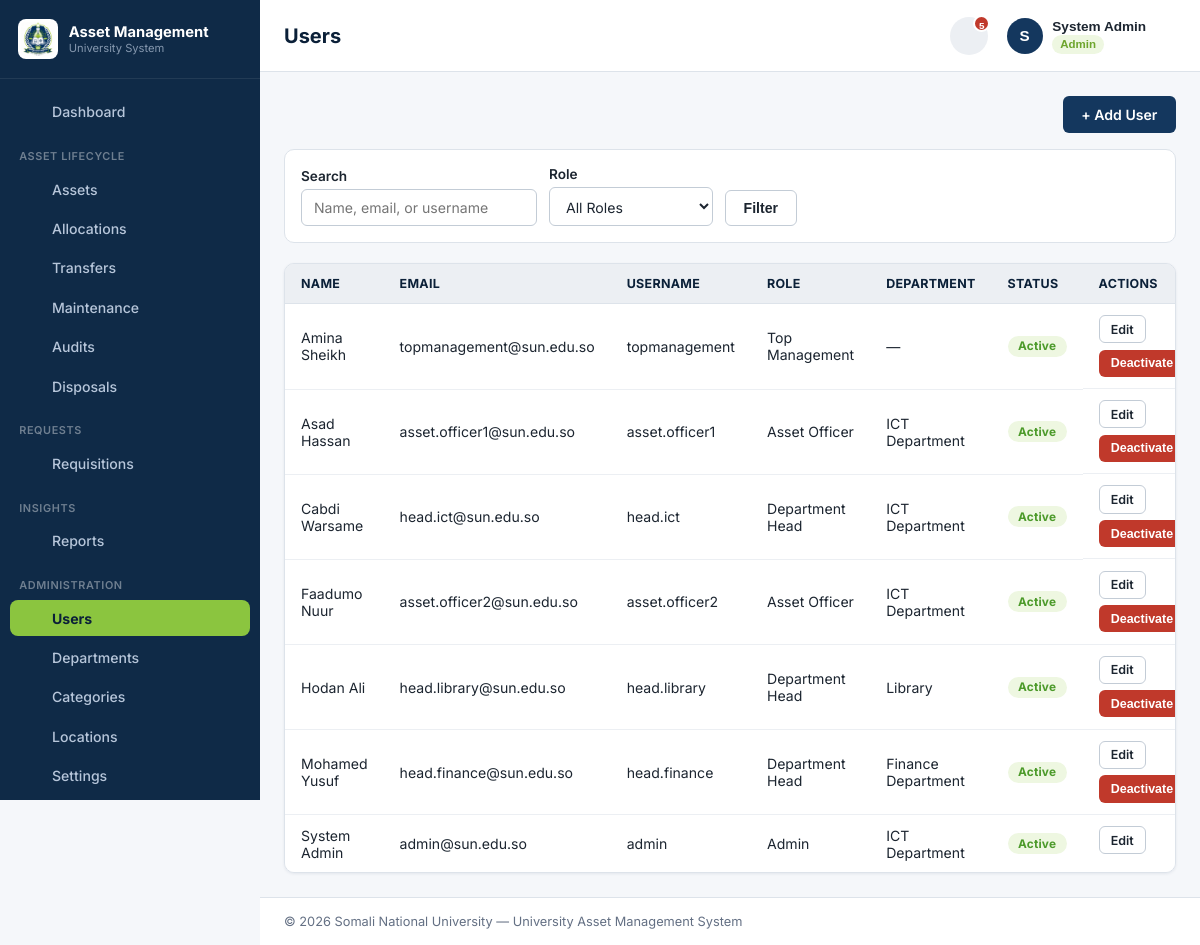
The app's page /modules/users/list.php (signed in) with its own data.
### tables this page shows
CREATE TABLE users (
    user_id        INT AUTO_INCREMENT PRIMARY KEY,
    name           VARCHAR(100) NOT NULL,
    email          VARCHAR(150) NOT NULL UNIQUE,
    username       VARCHAR(50) NOT NULL UNIQUE,
    profile_picture VARCHAR(255) NULL,
    password       VARCHAR(255) NOT NULL,
    role_id        INT NOT NULL,
    department_id  INT NULL,
    status         ENUM('active','inactive') NOT NULL DEFAULT 'active',
    created_at     TIMESTAMP NOT NULL DEFAULT CURRENT_TIMESTAMP,
    updated_at     TIMESTAMP NOT NULL DEFAULT CURRENT_TIMESTAMP ON UPDATE CURRENT_TIMESTAMP,
    CONSTRAINT fk_users_role FOREIGN KEY (role_id) REFERENCES roles(role_id)
        ON UPDATE CASCADE ON DELETE RESTRICT,
    CONSTRAINT fk_users_department FOREIGN KEY (department_id) REFERENCES departments(department_id)
        ON UPDATE CASCADE ON DELETE SET NULL
);

CREATE TABLE roles (
    role_id     INT AUTO_INCREMENT PRIMARY KEY,
    role_name   VARCHAR(50) NOT NULL UNIQUE,
    created_at  TIMESTAMP NOT NULL DEFAULT CURRENT_TIMESTAMP,
    updated_at  TIMESTAMP NOT NULL DEFAULT CURRENT_TIMESTAMP ON UPDATE CURRENT_TIMESTAMP
);

CREATE TABLE departments (
    department_id    INT AUTO_INCREMENT PRIMARY KEY,
    department_name  VARCHAR(100) NOT NULL,
    head_id           INT NULL,
    location          VARCHAR(150) NULL,
    created_at        TIMESTAMP NOT NULL DEFAULT CURRENT_TIMESTAMP,
    updated_at        TIMESTAMP NOT NULL DEFAULT CURRENT_TIMESTAMP ON UPDATE CURRENT_TIMESTAMP
);

### includes/i18n.php (called while the page is built, shortened)
<?php
function activeLanguage(): string
{
    return $GLOBALS['__lang'] ?? 'en';
}
function t(string $key): string
{
    static $strings = null;
    if ($strings === null) {
        $strings = require __DIR__ . '/i18n_strings.php';
    }
    $lang = activeLanguage();
    return $strings[$key][$lang] ?? $strings[$key]['en'] ?? $key;
}

### includes/bootstrap.php (called while the page is built, shortened)
<?php
require_once __DIR__ . '/../config/database.php';
require_once __DIR__ . '/auth.php';
require_once __DIR__ . '/functions.php';
require_once __DIR__ . '/i18n.php';
setActiveLanguage(getSetting($pdo, 'language', 'en'));

### includes/auth.php (called while the page is built, shortened)
<?php
function isLoggedIn(): bool
{
    return !empty($_SESSION['user_id']);
}
function currentUser(): ?array
{
    return [
        'user_id'        => $_SESSION['user_id'],
        'name'            => $_SESSION['name'],
        'email'            => $_SESSION['email'],
        'username'          => $_SESSION['username'] ?? null,
        'profile_picture'    => $_SESSION['profile_picture'] ?? null,
        'role_id'          => $_SESSION['role_id'],
        'role_name'         => $_SESSION['role_name'],
        'department_id'      => $_SESSION['department_id'],
        'department_name'     => $_SESSION['department_name'],
    ];
}
function hasRole(array $roles): bool
{
    return isLoggedIn() && in_array($_SESSION['role_name'], $roles, true);
}

### modules/users/list.php (the view, shortened to what this page needs)
<?php
require_once __DIR__ . '/../../includes/bootstrap.php';
$q      = clean($_GET['q'] ?? '');
$where  = [];
$params = [];
$whereSql = $where ? ('WHERE ' . implode(' AND ', $where)) : '';
$sql = "SELECT u.*, r.role_name, d.department_name
        FROM users u
        LEFT JOIN roles r ON r.role_id = u.role_id
        LEFT JOIN departments d ON d.department_id = u.department_id
        $whereSql
        ORDER BY u.name";
$stmt = $pdo->prepare($sql);
$stmt->execute($params);
$users = $stmt->fetchAll();
$pageTitle  = 'Users';
include __DIR__ . '/../../includes/layout/header.php';
?>
<div class="card-header">
    <a href="<?= APP_URL ?>/modules/users/add.php" class="btn btn-primary">+ Add User</a>
</div>
<form method="get" class="filter-bar">
    <div class="form-group">
        <label for="q">Search</label>
        <input type="search" id="q" name="q" placeholder="Name, email, or username" value="<?= e($q) ?>">
    </div>
    <div class="form-group">
        <label for="role_id">Role</label>
        <select id="role_id" name="role_id">
            <option value="">All Roles</option>
        </select>
    </div>
    <div class="form-group"><button type="submit" class="btn btn-outline">Filter</button></div>
</form>
<div class="table-wrap">
<table id="usersTable">
    <thead>
        <tr>
            <th data-sort>Name</th>
            <th data-sort>Email</th>
            <th data-sort>Username</th>
            <th data-sort>Role</th>
            <th data-sort>Department</th>
            <th data-sort>Status</th>
            <th class="no-sort">Actions</th>
        </tr>
    </thead>
    <tbody>
    <?php foreach ($users as $u): ?>
        <tr>
            <td><?= e($u['name']) ?></td>
            <td><?= e($u['email']) ?></td>
            <td><?= e($u['username']) ?></td>
            <td><?= e($u['role_name']) ?></td>
            <td><?= e($u['department_name'] ?? '—') ?></td>
            <td><?= statusBadge($u['status']) ?></td>
            <td class="table-actions">
                <a class="btn btn-sm btn-outline" href="<?= APP_URL ?>/modules/users/edit.php?id=<?= (int) $u['user_id'] ?>">Edit</a>
                <?php if ((int) $u['user_id'] !== (int) $_SESSION['user_id']): ?>
                    <form method="post" action="<?= APP_URL ?>/modules/users/deactivate.php" style="display:inline;"
                          data-confirm="<?= $u['status'] === 'active' ? 'Deactivate' : 'Reactivate' ?> this user account?">
                        <button type="submit" class="btn btn-sm <?= $u['status'] === 'active' ? 'btn-danger' : 'btn-accent' ?>">
                            <?= $u['status'] === 'active' ? 'Deactivate' : 'Reactivate' ?>
                        </button>
                    </form>
                <?php endif; ?>
            </td>
        </tr>
    <?php endforeach; ?>
    </tbody>
</table>
</div>
<?php include __DIR__ . '/../../includes/layout/footer.php'; ?>

### includes/layout/header.php (shortened to what this page needs)
<?php
$pageTitle  = $pageTitle ?? APP_NAME;
$user       = currentUser();
$theme      = isset($pdo) ? getSetting($pdo, 'theme', 'light') : 'light';
$pendingAlerts = isset($pdo) ? getPendingAlerts($pdo) : [];
$pendingAlertTotal = array_sum(array_column($pendingAlerts, 'count'));
?>
<!DOCTYPE html>
<html lang="<?= e(activeLanguage()) ?>">
<head>
<link rel="stylesheet" href="<?= APP_URL ?>/static/css/style.css?v=<?= filemtime(APP_ROOT . '/static/css/style.css') ?>">
</head>
<body class="theme-<?= e($theme) ?>">
<div class="app-shell">
    <?php include __DIR__ . '/sidebar.php'; ?>
    <div class="app-main">
        <header class="topbar">
            <h1 class="page-title"><?= e($pageTitle) ?></h1>
            <div class="topbar-user">
                <div class="topbar-dropdown">
                    <button type="button" class="topbar-bell" aria-label="<?= e(t('topbar.notifications')) ?>" data-dropdown-toggle="alertsMenu">
                        <?= icon('bell') ?>
                        <?php if ($pendingAlertTotal > 0): ?><span class="topbar-bell-badge"><?= $pendingAlertTotal > 9 ? '9+' : $pendingAlertTotal ?></span><?php endif; ?>
                    </button>
                </div>
                <div class="topbar-dropdown">
                    <button type="button" class="topbar-user-btn" data-dropdown-toggle="userMenu">
                        <?php if (!empty($user['profile_picture'])): ?>
                            <img class="topbar-avatar topbar-avatar-img" src="<?= e($user['profile_picture']) ?>" alt="">
                        <?php else: ?>
                            <span class="topbar-avatar"><?= e(mb_strtoupper(mb_substr($user['name'] ?? 'A', 0, 1))) ?></span>
                        <?php endif; ?>
                        <span class="topbar-user-info">
                            <span class="topbar-user-name"><?= e($user['name'] ?? 'Account') ?></span>
                            <span class="topbar-role"><?= e($user['role_name'] ?? '') ?></span>
                        </span>
                        <span class="caret"><?= icon('chevron-down') ?></span>
                    </button>
                </div>
            </div>
        </header>
        <main class="content">

### includes/functions.php (shortened to what this page needs)
<?php
function e($value): string
{
    return htmlspecialchars((string) $value, ENT_QUOTES, 'UTF-8');
}
function clean($value): string
{
    return trim(strip_tags((string) $value));
}
function statusBadge(?string $status): string
{
    $key = strtolower($status);
    $success = ['active', 'found', 'approved', 'completed', 'issued', 'returned', 'success'];
    $warning = ['under_repair', 'pending', 'in_progress', 'repair'];
    $danger  = ['disposed', 'missing', 'rejected', 'damaged', 'inactive', 'failed'];
    if (in_array($key, $success, true)) {
        $class = 'badge-success';
    } elseif (in_array($key, $warning, true)) {
        $class = 'badge-warning';
    } elseif (in_array($key, $danger, true)) {
        $class = 'badge-danger';
    } else {
        $class = 'badge-neutral';
    }
    $label = ucwords(str_replace('_', ' ', $status));
    return '<span class="badge ' . $class . '">' . e($label) . '</span>';
}
function icon(string $name, string $class = ''): string
{
    $path = $paths[$name] ?? '';
    return '<svg class="icon ' . e($class) . '" viewBox="0 0 24 24" fill="none" stroke="currentColor" stroke-width="1.8" stroke-linecap="round" stroke-linejoin="round" aria-hidden="true">' . $path . '</svg>';
}
function getPendingAlerts(PDO $pdo): array
{
    $alerts = [];
    $isHead = hasRole([ROLE_HEAD]);
    $deptId = $_SESSION['department_id'] ?? null;
    $userId = (int) $_SESSION['user_id'];
    $plural = fn (int $count) => (activeLanguage() === 'en' && $count !== 1) ? 's' : '';
    if ($isHead) {
        $stmt = $pdo->prepare(
            "SELECT COUNT(*) FROM asset_maintenance m JOIN assets a ON a.asset_id = m.asset_id
             WHERE m.status IN ('pending','in_progress') AND a.department_id = :dept"
        );
        $stmt->execute(['dept' => $deptId]);
        $maintenanceCount = (int) $stmt->fetchColumn();
    } else {
        $maintenanceCount = (int) $pdo->query("SELECT COUNT(*) FROM asset_maintenance WHERE status IN ('pending','in_progress')")->fetchColumn();
    }
    if ($maintenanceCount > 0) {
        $alerts[] = ['count' => $maintenanceCount, 'text' => $maintenanceCount . ' ' . t('alert.maintenance') . $plural($maintenanceCount), 'url' => APP_URL . '/modules/maintenance/list.php'];
    }
    if (hasRole([ROLE_ADMIN, ROLE_OFFICER, ROLE_TOPMGMT])) {
        $disposalCount = (int) $pdo->query("SELECT COUNT(*) FROM asset_disposals WHERE status = 'pending'")->fetchColumn();
        if ($disposalCount > 0) {
            $alerts[] = ['count' => $disposalCount, 'text' => $disposalCount . ' ' . t('alert.disposal') . $plural($disposalCount), 'url' => APP_URL . '/modules/disposals/list.php'];
        }
    }
    if (hasRole([ROLE_ADMIN, ROLE_OFFICER])) {
        $requisitionCount = (int) $pdo->query("SELECT COUNT(*) FROM requisitions WHERE status = 'pending'")->fetchColumn();
    } elseif ($isHead) {
        $stmt = $pdo->prepare("SELECT COUNT(*) FROM requisitions WHERE status = 'pending' AND department_id = :dept");
        $stmt->execute(['dept' => $deptId]);
        $requisitionCount = (int) $stmt->fetchColumn();
    } else {
        $requisitionCount = 0;
    }
    if ($requisitionCount > 0) {
        $alerts[] = ['count' => $requisitionCount, 'text' => $requisitionCount . ' ' . t('alert.requisition') . $plural($requisitionCount), 'url' => APP_URL . '/modules/requisitions/list.php'];
    }
    $stmt = $pdo->prepare(
        "SELECT r.status, c.category_name FROM requisitions r
         LEFT JOIN categories c ON c.category_id = r.category_id
         WHERE r.requester_id = :uid AND r.status IN ('approved','rejected','issued')
           AND r.updated_at >= DATE_SUB(NOW(), INTERVAL 7 DAY)
         ORDER BY r.updated_at DESC LIMIT 5"
    );
    $stmt->execute(['uid' => $userId]);
    foreach ($stmt->fetchAll() as $r) {
        $subject = $r['category_name'] ?? t('nav.requisitions');
        $alerts[] = ['count' => 1, 'text' => sprintf(t('alert.requisition.' . $r['status']), $subject), 'url' => APP_URL . '/modules/requisitions/list.php'];
    }
    $stmt = $pdo->prepare(
        "SELECT ds.status, a.name AS asset_name FROM asset_disposals ds
         JOIN assets a ON a.asset_id = ds.asset_id
         WHERE ds.requested_by = :uid AND ds.status IN ('approved','rejected')
           AND ds.updated_at >= DATE_SUB(NOW(), INTERVAL 7 DAY)
         ORDER BY ds.updated_at DESC LIMIT 5"
    );
    $stmt->execute(['uid' => $userId]);
    foreach ($stmt->fetchAll() as $r) {
        $alerts[] = ['count' => 1, 'text' => sprintf(t('alert.disposal.' . $r['status']), $r['asset_name']), 'url' => APP_URL . '/modules/disposals/list.php'];
    }
    $stmt = $pdo->prepare(
        "SELECT a.name AS asset_name FROM asset_maintenance m
         JOIN assets a ON a.asset_id = m.asset_id
         WHERE m.reported_by = :uid AND m.status = 'completed'
           AND m.updated_at >= DATE_SUB(NOW(), INTERVAL 7 DAY)
         ORDER BY m.updated_at DESC LIMIT 5"
    );
    $stmt->execute(['uid' => $userId]);
    foreach ($stmt->fetchAll() as $r) {
        $alerts[] = ['count' => 1, 'text' => sprintf(t('alert.maintenance.completed'), $r['asset_name']), 'url' => APP_URL . '/modules/maintenance/list.php'];
    }
    return $alerts;
}
function getAllSettings(PDO $pdo): array
{
    static $settings = null;
    if ($settings === null) {
        $settings = [];
        $stmt = $pdo->query('SELECT setting_key, setting_value FROM settings');
        foreach ($stmt->fetchAll() as $row) {
            $settings[$row['setting_key']] = $row['setting_value'];
        }
    }
    return $settings;
}
function getSetting(PDO $pdo, string $key, string $default = ''): string
{
    $all = getAllSettings($pdo);
    return $all[$key] ?? $default;
}

### records on screen
users: name "S", name "System Admin", email "admin@sun.edu.so", username "admin", role.role_name "Admin", department.department_name "ICT Department", status "Active"
roles: role_name "Admin"
users: name "Amina Sheikh", email "topmanagement@sun.edu.so", username "topmanagement", role.role_name "Top Management", department_name "—", status "Active", shows "Deactivate"
users: name "Asad Hassan", email "asset.officer1@sun.edu.so", username "asset.officer1", role.role_name "Asset Officer", department.department_name "ICT Department", status "Active", shows "Deactivate"
users: name "Cabdi Warsame", email "head.ict@sun.edu.so", username "head.ict", role.role_name "Department Head", department.department_name "ICT Department", status "Active", shows "Deactivate"
users: name "Faadumo Nuur", email "asset.officer2@sun.edu.so", username "asset.officer2", role.role_name "Asset Officer", department.department_name "ICT Department", status "Active", shows "Deactivate"
users: name "Hodan Ali", email "head.library@sun.edu.so", username "head.library", role.role_name "Department Head", department.department_name "Library", status "Active", shows "Deactivate"
users: name "Mohamed Yusuf", email "head.finance@sun.edu.so", username "head.finance", role.role_name "Department Head", department.department_name "Finance Department", status "Active", shows "Deactivate"

### other values on screen
t('brand.title') "Asset Management"
t('brand.subtitle') "University System"
$label "Dashboard Assets Allocations Transfers Maintenance Audits Disposals Requisitions Reports Users Departments Categories Locations Settings"
t('nav.section.assets') "ASSET LIFECYCLE"
t('nav.section.requests') "REQUESTS"
t('nav.section.insights') "INSIGHTS"
t('nav.section.admin') "ADMINISTRATION"
$pageTitle "Users"
$pendingAlertTotal "5"
$uniName "Somali National University"
t('footer.system_name') "University Asset Management System"
